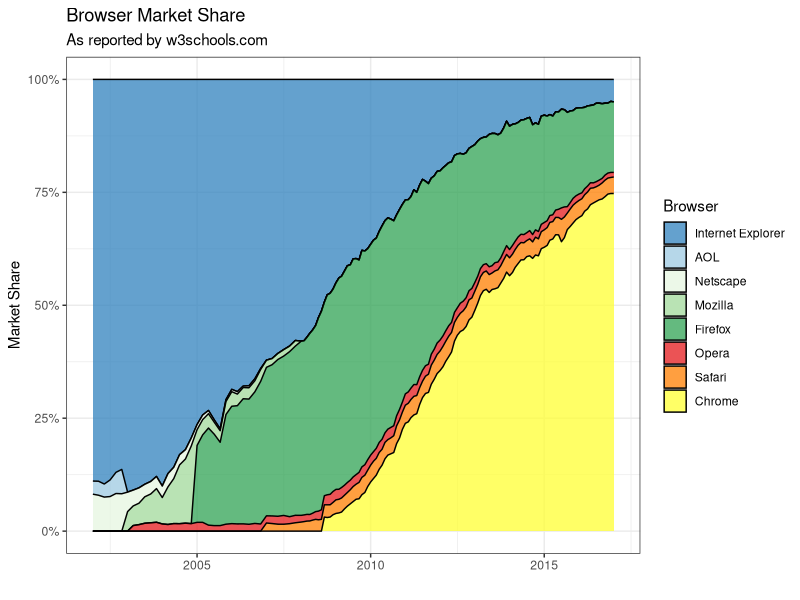
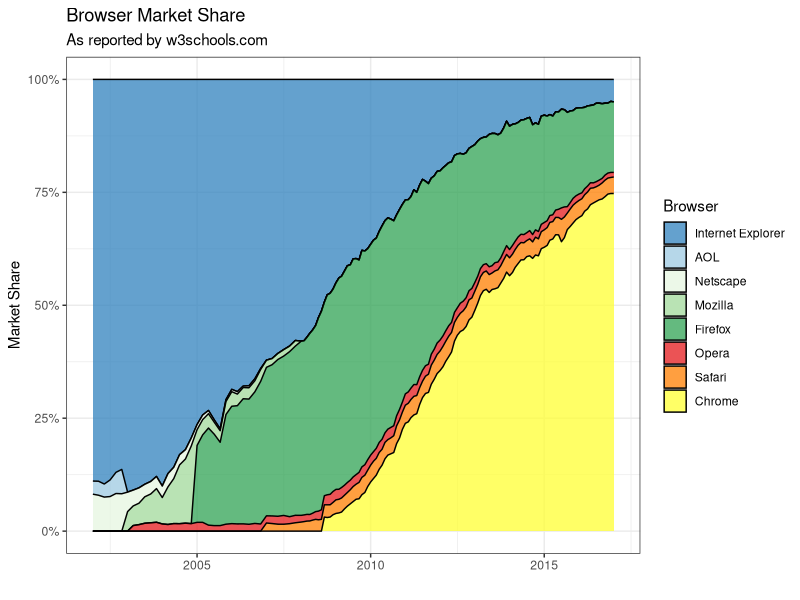

Reproduce these figures in R, in order.
# Load libraries, Set working directory, load dataset
# setwd("C:/Path/To/Folder")
library(readr)
library(reshape2)
library(ggplot2)
library(RColorBrewer)
library(scales)
browser <- read_csv("browser.csv")

# Add "date" to columns
browser$date<-as.Date(paste(browser$month,browser$year, 1),"%B %Y %e")

# Put browser into columnar format. Create column for family.
browser<-melt(browser, id=c("month","year","date"))
browser$family<-NA

# Assign family to each variable
browser[browser$variable=="Chrome",]$family<-"Google"#
browser[browser$variable=="IE",]$family<-"Microsoft"#
browser[browser$variable=="Firefox",]$family<-"Mozilla"#
browser[browser$variable=="Safari",]$family<-"Apple"
browser[browser$variable=="Opera",]$family<-"Opera"
browser[browser$variable=="Mozilla",]$family<-"Mozilla"#
browser[browser$variable=="Netscape",]$family<-"Mozilla"#
browser[browser$variable=="AOL",]$family<-"AOL"#

# Order factors
browser$variable<-factor(browser$variable, levels =
                      c("IE", "AOL", "Netscape", "Mozilla",
                        "Firefox", "Opera","Safari","Chrome"))

# Final plot of all data
ggplot(browser,aes(date,value))+
  geom_area(position="fill",aes(fill=variable),color="black",alpha=.75)+
  scale_fill_manual("Browser",values=c(
    # IE and AOL
    rev(brewer.pal(3,"Blues")[2:3]),
    # Firefox Family
    brewer.pal(3,"Greens"),
    # Opera et al.
    brewer.pal(9,"Set1")[c(1,5,6)]),
    labels=c("Internet Explorer", "AOL", "Netscape", "Mozilla",
               "Firefox", "Opera","Safari","Chrome"))+
  scale_y_continuous(labels=scales::percent)+
  labs(title="Browser Market Share",
       subtitle="As reported by w3schools.com",
       x="",
       y="Market Share")+
  theme_bw()
ggsave("Browser Share.png",height=9,width=16,dpi=120,type="cairo-png")